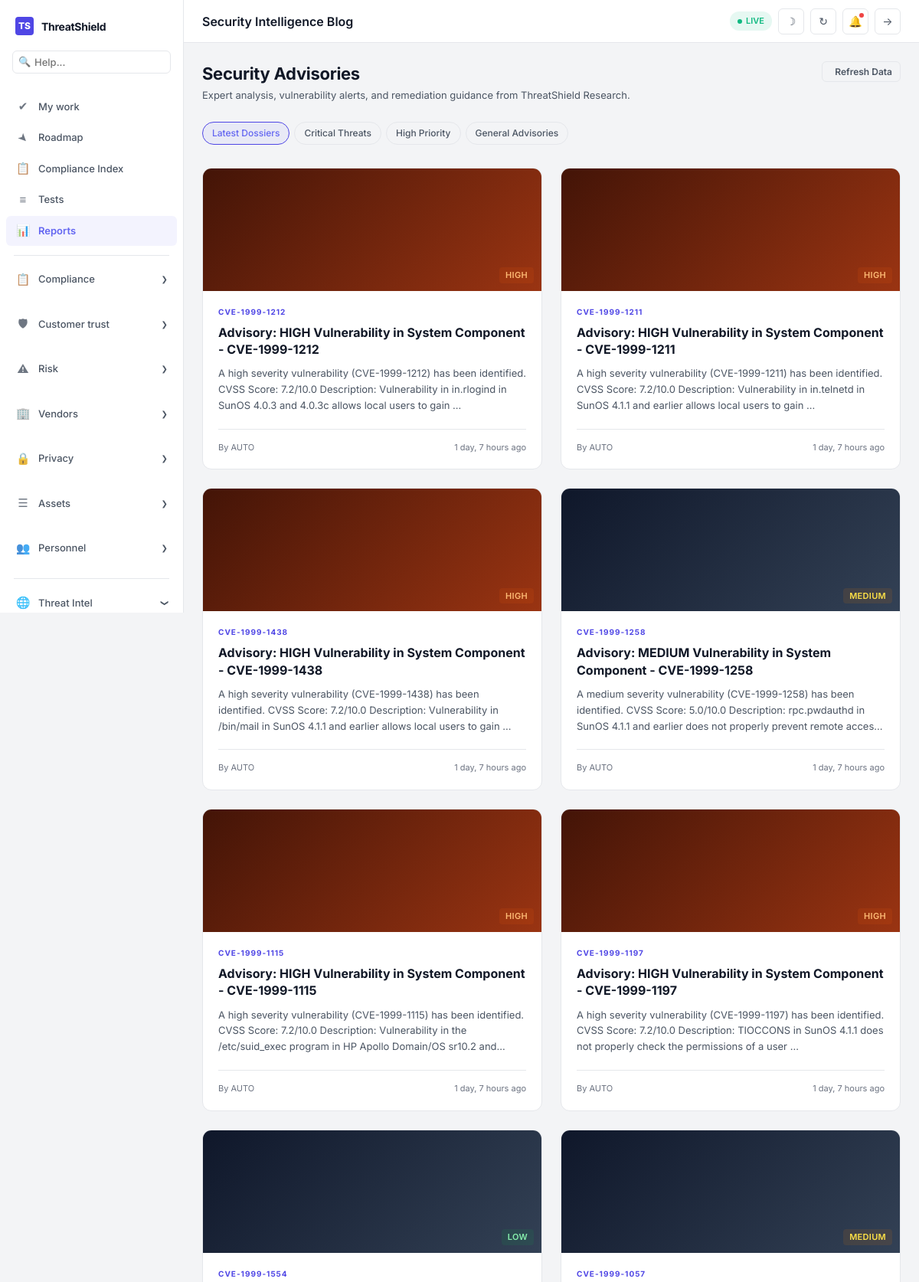
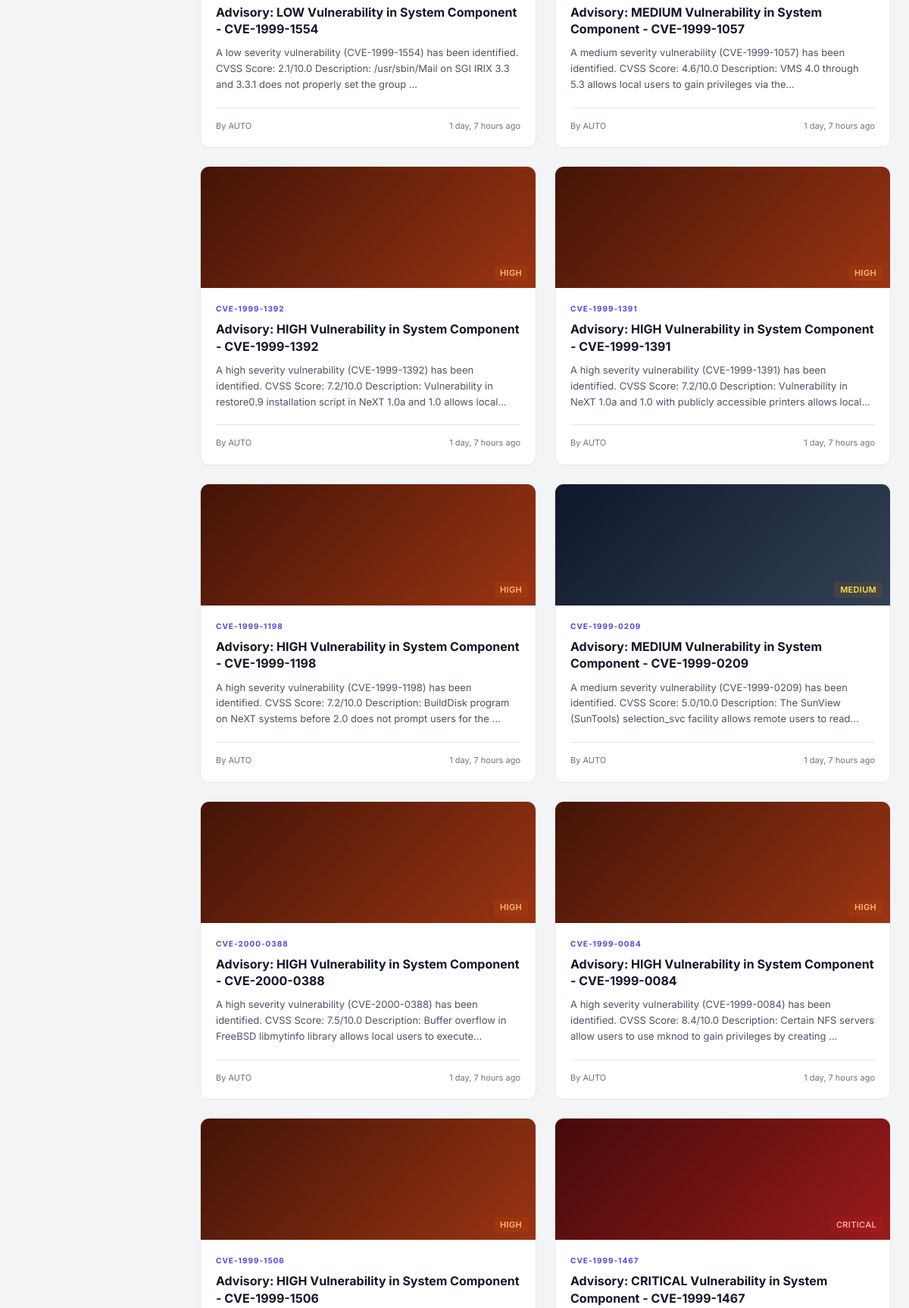
Screenshot of /advisories/ (signed in, upper part) with the database file from the repository (2 pictures, top to bottom).
### advisories/models.py (models this page shows, shortened)
class Advisory(models.Model):
    SEVERITY_CHOICES = [
        ('low', 'Low'),
        ('medium', 'Medium'),
        ('high', 'High'),
        ('critical', 'Critical'),
    ]
    SOURCE_CHOICES = [
        ('CERT-IN', 'CERT-IN'),
        ('AUTO', 'Auto-Generated'),
        ('MANUAL', 'Manual'),
    ]
    title = models.CharField(max_length=500)
    description = models.TextField()
    affected_systems = models.TextField(blank=True)
    severity = models.CharField(max_length=10, choices=SEVERITY_CHOICES, default='medium')
    recommended_action = models.TextField()
    source = models.CharField(max_length=20, choices=SOURCE_CHOICES, default='AUTO')
    linked_cve = models.ForeignKey(
        'cve_engine.CVE', on_delete=models.SET_NULL, null=True, blank=True, related_name='advisories'
    )
    is_active = models.BooleanField(default=True)
    created_at = models.DateTimeField(auto_now_add=True)
    updated_at = models.DateTimeField(auto_now=True)
    class Meta:
        ordering = ['-created_at']
        verbose_name_plural = 'Advisories'

### cve_engine/models.py (models this page shows, shortened)
class CVE(models.Model):
    SEVERITY_CHOICES = [
        ('LOW', 'Low'),
        ('MEDIUM', 'Medium'),
        ('HIGH', 'High'),
        ('CRITICAL', 'Critical'),
    ]
    cve_id = models.CharField(max_length=30, unique=True, db_index=True)
    description = models.TextField()
    severity_score = models.FloatField(default=0.0)
    severity_level = models.CharField(max_length=10, choices=SEVERITY_CHOICES, default='LOW')
    published_date = models.DateTimeField()
    last_modified = models.DateTimeField(auto_now=True)
    vendor = models.CharField(max_length=200, blank=True, default='')
    product = models.CharField(max_length=200, blank=True, default='')
    attack_vector = models.CharField(max_length=50, blank=True, default='')
    attack_complexity = models.CharField(max_length=20, blank=True, default='')
    references = models.JSONField(default=list, blank=True)
    latitude = models.FloatField(null=True, blank=True)
    longitude = models.FloatField(null=True, blank=True)
    country = models.CharField(max_length=100, blank=True, default='')
    class Meta:
        ordering = ['-published_date']
        verbose_name = 'CVE'
        verbose_name_plural = 'CVEs'

### advisories/views.py (the view)
# urls.py: path('', views.advisory_list, name='advisory_list'),
@login_required
def advisory_list(request):
    severity = request.GET.get('severity', '')
    source = request.GET.get('source', '')
    advisories = Advisory.objects.all()
    if severity:
        advisories = advisories.filter(severity=severity)
    if source:
        advisories = advisories.filter(source=source)
    context = {
        'advisories': advisories[:50],
        'total': Advisory.objects.count(),
        'active': Advisory.objects.filter(is_active=True).count(),
        'severity_filter': severity,
        'source_filter': source,
    }
    return render(request, 'advisories/advisory_list.html', context)

### core/models.py (called while the page is built)
    @property
    def is_admin(self):
        return self.role == 'super_admin' or self.user.is_superuser

    @property
    def is_auditor(self):
        return self.role == 'auditor'

### templates/advisories/advisory_list.html (shortened to what this page needs)
{% extends 'base.html' %}
{% load humanize %}
{% block page_title_header %}Security Intelligence Blog{% endblock %}
{% block content %}
<div class="page-head">
    <div>
        <h1>Security Advisories</h1>
        <p>Expert analysis, vulnerability alerts, and remediation guidance from ThreatShield Research.</p>
    </div>
    <div style="display:flex; gap:10px;">
        <button class="btn btn-ghost btn-sm" onclick="fetchCVEsNow()"> Refresh Data</button>
    </div>
</div>
<div class="filters" style="margin-bottom:30px;">
    <a href="{% url 'advisories:advisory_list' %}" class="pill {% if not severity_filter %}active{% endif %}">Latest Dossiers</a>
    <a href="?severity=critical" class="pill {% if severity_filter == 'critical' %}active{% endif %}">Critical Threats</a>
    <a href="?severity=high" class="pill {% if severity_filter == 'high' %}active{% endif %}">High Priority</a>
    <a href="?severity=medium" class="pill {% if severity_filter == 'medium' %}active{% endif %}">General Advisories</a>
</div>
<div class="blog-grid">
    {% for adv in advisories %}
    <a href="{% url 'advisories:advisory_detail' adv.pk %}" class="blog-card" style="text-decoration:none; color:inherit;">
        <div class="blog-card-img" style="background: linear-gradient(135deg, {% if adv.severity == 'critical' %}#450a0a, #991b1b{% elif adv.severity == 'high' %}#431407, #9a3412{% else %}#0f172a, #334155{% endif %});">
            <div style="position:absolute; bottom:10px; right:10px;">
                <span class="badge badge-{{ adv.severity }}">{{ adv.severity|upper }}</span>
            </div>
        </div>
        <div class="blog-card-content">
            <div class="blog-category">{% if adv.linked_cve %}{{ adv.linked_cve.cve_id }}{% else %}THREAT_REPORT{% endif %}</div>
            <h3 class="blog-title">{{ adv.title }}</h3>
            <p class="blog-excerpt">{{ adv.description|truncatewords:25 }}</p>
            <div class="blog-meta">
                <span>By {{ adv.source }}</span>
                <span>{{ adv.created_at|timesince }} ago</span>
            </div>
        </div>
    </a>
    {% empty %}
    <div class="empty-state" style="grid-column: 1 / -1; padding: 100px 0;">
        <i class="fa-solid fa-folder-open" style="font-size:48px; color:var(--text-tertiary); margin-bottom:20px;"></i>
        <h3>No intelligence found</h3>
        <p>Switch filters or fetch new CVE data to populate the blog.</p>
    </div>
    {% endfor %}
</div>
{% endblock %}

### static/css/style.css (style rules this page uses)
:root { --bg-base: #F3F4F6; --bg-surface: #FFFFFF; --bg-elevated: #F9FAFB; --bg-hover: #F3F4F6; --bg-input: #FFFFFF; --bg-overlay: rgba(0, 0, 0, 0.4); --text-primary: #111827; --text-secondary: #4B5563; --text-tertiary: #6B7280; --text-inverse: #FFFFFF; --brand-primary: #4F46E5; --brand-secondary: #6366F1; --brand-light: #818CF8; --brand-dark: #3730A3; --success: #10B981; --success-light: #D1FAE5; --success-surface: rgba(16, 185, 129, 0.1); --warning: #F59E0B; --warning-light: #FEF3C7; --warning-surface: rgba(245, 158, 11, 0.1); --danger: #EF4444; --danger-light: #FEE2E2; --danger-surface: rgba(239, 68, 68, 0.1); --info: #3B82F6; --info-surface: rgba(59, 130, 246, 0.1); --severity-critical: #DC2626; --severity-high: #EA580C; --severity-medium: #D97706; --severity-low: #16A34A; --border: #E5E7EB; --border-light: #D1D5DB; --border-focus: #6366F1; --shadow-sm: 0 1px 2px rgba(0,0,0,0.05); --shadow-md: 0 4px 6px -1px rgba(0,0,0,0.1); --shadow-lg: 0 10px 15px -3px rgba(0,0,0,0.1); --sidebar-w: 240px; --header-h: 56px; --radius: 8px; --radius-lg: 12px; }
*, *::before, *::after { box-sizing: border-box; margin: 0; padding: 0; }
html { scroll-behavior: smooth; }
body { font-family: 'Inter', -apple-system, BlinkMacSystemFont, sans-serif; background: var(--bg-base); color: var(--text-primary); line-height: 1.5; font-size: 14px; -webkit-font-smoothing: antialiased; }
a { color: var(--brand-secondary); text-decoration: none; }
.page-head { margin-bottom: 24px; display: flex; justify-content: space-between; align-items: flex-start; }
.page-head h1 { font-size: 22px; font-weight: 700; color: var(--text-primary); letter-spacing: -0.3px; }
.page-head p { font-size: 13px; color: var(--text-secondary); margin-top: 2px; }
.badge { display: inline-flex; align-items: center; padding: 2px 8px; border-radius: 4px; font-size: 11px; font-weight: 600; letter-spacing: 0.3px; }
.badge-critical { background: rgba(220,38,38,0.12); color: #FCA5A5; }
.badge-high { background: rgba(234,88,12,0.12); color: #FDBA74; }
.badge-medium { background: rgba(217,119,6,0.12); color: #FDE047; }
.badge-low { background: rgba(22,163,74,0.12); color: #86EFAC; }
.btn { display: inline-flex; align-items: center; gap: 6px; padding: 8px 16px; border-radius: 6px; font-size: 13px; font-weight: 600; cursor: pointer; border: none; font-family: 'Inter', sans-serif; transition: all 0.15s; text-decoration: none; }
.btn-ghost { background: transparent; border: 1px solid var(--border); color: var(--text-secondary); }
.btn-sm { padding: 5px 10px; font-size: 12px; }
.filters { display: flex; gap: 6px; margin-bottom: 16px; flex-wrap: wrap; align-items: center; }
.pill { padding: 5px 12px; border-radius: 16px; font-size: 12px; font-weight: 500; cursor: pointer; border: 1px solid var(--border); background: transparent; color: var(--text-secondary); transition: all 0.15s; text-decoration: none; }
.pill:hover, .pill.active { border-color: var(--brand-primary); background: rgba(99, 102, 241, 0.08); color: var(--brand-secondary); }
.blog-grid { display: grid; grid-template-columns: repeat(auto-fill, minmax(320px, 1fr)); gap: 24px; margin-top: 20px; }
.blog-card { background: var(--bg-surface); border: 1px solid var(--border); border-radius: var(--radius-lg); overflow: hidden; transition: all 0.3s cubic-bezier(0.4, 0, 0.2, 1); display: flex; flex-direction: column; position: relative; }
.blog-card-img { height: 160px; background: var(--bg-elevated); position: relative; overflow: hidden; display: flex; align-items: center; justify-content: center; }
.blog-card-content { padding: 20px; flex: 1; display: flex; flex-direction: column; }
.blog-category { font-size: 10px; font-weight: 700; text-transform: uppercase; letter-spacing: 1px; color: var(--brand-primary); margin-bottom: 8px; }
.blog-title { font-size: 16px; font-weight: 700; color: var(--text-primary); margin-bottom: 10px; line-height: 1.4; }
.blog-excerpt { font-size: 13px; color: var(--text-secondary); line-height: 1.6; margin-bottom: 20px; display: -webkit-box; -webkit-line-clamp: 3; -webkit-box-orient: vertical; overflow: hidden; }
.blog-meta { margin-top: auto; padding-top: 15px; border-top: 1px solid var(--border); display: flex; justify-content: space-between; align-items: center; font-size: 11px; color: var(--text-tertiary); }

### rows the page displays
Advisory: severity "HIGH", linked_cve.cve_id "CVE-1999-1212", title "Advisory: HIGH Vulnerability in System Component - CVE-1999-1212", description "A high severity vulnerability (CVE-1999-1212) has been identified. CVSS Score: 7.2/10.0 Description: Vulnerability in in.rlogind in SunOS 4.0.3 and 4.0.3c allows local users to gain …", source "AUTO", created_at "1 day, 7 hours"
Advisory: severity "HIGH", linked_cve.cve_id "CVE-1999-1211", title "Advisory: HIGH Vulnerability in System Component - CVE-1999-1211", description "A high severity vulnerability (CVE-1999-1211) has been identified. CVSS Score: 7.2/10.0 Description: Vulnerability in in.telnetd in SunOS 4.1.1 and earlier allows local users to gain …", source "AUTO", created_at "1 day, 7 hours"
Advisory: severity "HIGH", linked_cve.cve_id "CVE-1999-1438", title "Advisory: HIGH Vulnerability in System Component - CVE-1999-1438", description "A high severity vulnerability (CVE-1999-1438) has been identified. CVSS Score: 7.2/10.0 Description: Vulnerability in /bin/mail in SunOS 4.1.1 and earlier allows local users to gain …", source "AUTO", created_at "1 day, 7 hours"
Advisory: severity "MEDIUM", linked_cve.cve_id "CVE-1999-1258", title "Advisory: MEDIUM Vulnerability in System Component - CVE-1999-1258", description "A medium severity vulnerability (CVE-1999-1258) has been identified. CVSS Score: 5.0/10.0 Description: rpc.pwdauthd in SunOS 4.1.1 and earlier does not properly prevent remote…", source "AUTO", created_at "1 day, 7 hours"
Advisory: severity "HIGH", linked_cve.cve_id "CVE-1999-1115", title "Advisory: HIGH Vulnerability in System Component - CVE-1999-1115", description "A high severity vulnerability (CVE-1999-1115) has been identified. CVSS Score: 7.2/10.0 Description: Vulnerability in the /etc/suid_exec program in HP Apollo Domain/OS sr10.2…", source "AUTO", created_at "1 day, 7 hours"
Advisory: severity "HIGH", linked_cve.cve_id "CVE-1999-1197", title "Advisory: HIGH Vulnerability in System Component - CVE-1999-1197", description "A high severity vulnerability (CVE-1999-1197) has been identified. CVSS Score: 7.2/10.0 Description: TIOCCONS in SunOS 4.1.1 does not properly check the permissions of a user …", source "AUTO", created_at "1 day, 7 hours"
Advisory: severity "LOW", linked_cve.cve_id "CVE-1999-1554", title "Advisory: LOW Vulnerability in System Component - CVE-1999-1554", description "A low severity vulnerability (CVE-1999-1554) has been identified. CVSS Score: 2.1/10.0 Description: /usr/sbin/Mail on SGI IRIX 3.3 and 3.3.1 does not properly set the group …", source "AUTO", created_at "1 day, 7 hours"
Advisory: severity "MEDIUM", linked_cve.cve_id "CVE-1999-1057", title "Advisory: MEDIUM Vulnerability in System Component - CVE-1999-1057", description "A medium severity vulnerability (CVE-1999-1057) has been identified. CVSS Score: 4.6/10.0 Description: VMS 4.0 through 5.3 allows local users to gain privileges via…", source "AUTO", created_at "1 day, 7 hours"
Advisory: severity "HIGH", linked_cve.cve_id "CVE-1999-1392", title "Advisory: HIGH Vulnerability in System Component - CVE-1999-1392", description "A high severity vulnerability (CVE-1999-1392) has been identified. CVSS Score: 7.2/10.0 Description: Vulnerability in restore0.9 installation script in NeXT 1.0a and 1.0 allows…", source "AUTO", created_at "1 day, 7 hours"
Advisory: severity "HIGH", linked_cve.cve_id "CVE-1999-1391", title "Advisory: HIGH Vulnerability in System Component - CVE-1999-1391", description "A high severity vulnerability (CVE-1999-1391) has been identified. CVSS Score: 7.2/10.0 Description: Vulnerability in NeXT 1.0a and 1.0 with publicly accessible printers allows…", source "AUTO", created_at "1 day, 7 hours"
Advisory: severity "HIGH", linked_cve.cve_id "CVE-1999-1198", title "Advisory: HIGH Vulnerability in System Component - CVE-1999-1198", description "A high severity vulnerability (CVE-1999-1198) has been identified. CVSS Score: 7.2/10.0 Description: BuildDisk program on NeXT systems before 2.0 does not prompt users for the …", source "AUTO", created_at "1 day, 7 hours"
Advisory: severity "MEDIUM", linked_cve.cve_id "CVE-1999-0209", title "Advisory: MEDIUM Vulnerability in System Component - CVE-1999-0209", description "A medium severity vulnerability (CVE-1999-0209) has been identified. CVSS Score: 5.0/10.0 Description: The SunView (SunTools) selection_svc facility allows remote users to…", source "AUTO", created_at "1 day, 7 hours"
Advisory: severity "HIGH", linked_cve.cve_id "CVE-2000-0388", title "Advisory: HIGH Vulnerability in System Component - CVE-2000-0388", description "A high severity vulnerability (CVE-2000-0388) has been identified. CVSS Score: 7.5/10.0 Description: Buffer overflow in FreeBSD libmytinfo library allows local users to…", source "AUTO", created_at "1 day, 7 hours"
Advisory: severity "HIGH", linked_cve.cve_id "CVE-1999-0084", title "Advisory: HIGH Vulnerability in System Component - CVE-1999-0084", description "A high severity vulnerability (CVE-1999-0084) has been identified. CVSS Score: 8.4/10.0 Description: Certain NFS servers allow users to use mknod to gain privileges by creating …", source "AUTO", created_at "1 day, 7 hours"
Advisory: severity "HIGH", linked_cve.cve_id "CVE-1999-1506", title "Advisory: HIGH Vulnerability in System Component - CVE-1999-1506"
Advisory: severity "CRITICAL", linked_cve.cve_id "CVE-1999-1467", title "Advisory: CRITICAL Vulnerability in System Component - CVE-1999-1467"
